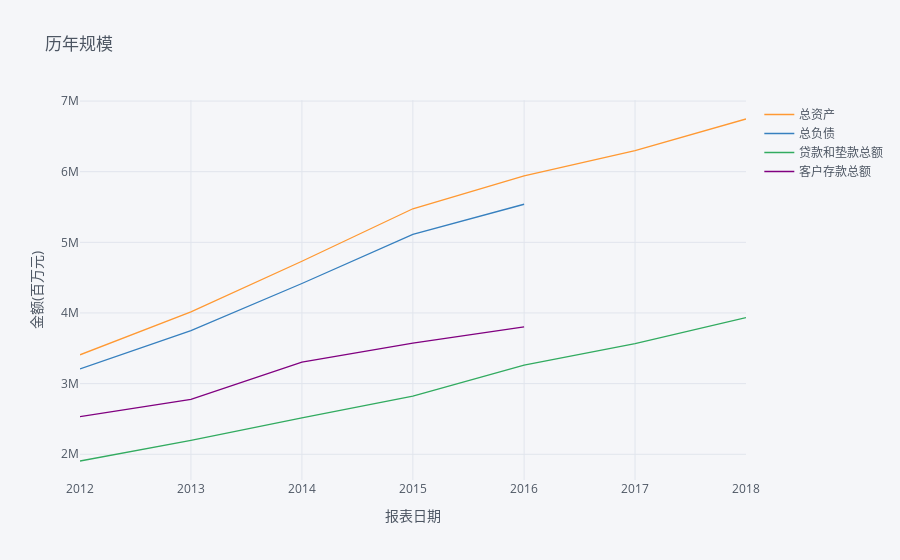

Here is the notebook cell this chart was saved with:
### Markdown cell above
本文根据对招商银行定期披露报告数据分析，研究招商银行的投资价值。按照报告披露频度，本文每季度更新一次。

### Code cell
# stks1 = ['工商银行','农业银行','中国银行','建设银行','交通银行']
# stks2 = ['招商银行','上海浦东发展银行','兴业银行','民生银行', '中信银行', '平安银行']
# stks3 = ['光大银行','华夏银行','广东发展银行','平安银行']
import pandas as pd
import numpy as np
# import plotly.graph_objs as go
import cufflinks as cf
cf.set_config_file(offline=True, offline_link_text='', offline_show_link=False)
cf.set_config_file(sharing='public',theme='pearl',offline=True)
# date range for filter columns
year = pd.date_range('20121231', '20181231', freq='A')
half_year = pd.date_range('20121231', '20190630', freq='2Q')

data_file = "http://dataframe.oss-cn-beijing.aliyuncs.com/banks.xlsx"
sheet_name = '招商银行'
data = pd.read_excel(data_file, sheet_name=None, index_col=0)
df = data['招商银行']
df.columns = pd.to_datetime(df.columns, format='%Y%m%d')

years = pd.date_range('20121231', '20181231', freq='A')
pd.set_option('display.precision', 2)

inds = ['总资产','总负债', '贷款和垫款总额', '客户存款总额']
# p1 = TimeSeries(df.loc[:, inds] / 100, y=inds, xlabel='', ylabel='', title='资产负债规模') # 将单位换算成亿元
# p2 = TimeSeries(df.loc[:, inds].pct_change() * 100, y=inds, xlabel='',ylabel='', title='资产负债规模增速')

fig = df.T.loc[years, inds].iplot(asFigure=True, xTitle='报表日期', yTitle='金额(百万元)', title='历年规模')
fig['layout']['xaxis']['tickvals'] = years
fig['layout']['xaxis']['ticktext'] = years.year
cf.iplot(fig)

### Figure 1 — Plotly figure (JSON) as saved in the notebook; plotly's stock layout.template omitted (floating-point values rounded to 4 significant figures)
{"data": [{"line": {"color": "rgba(255, 153, 51, 1.0)", "dash": "solid", "shape": "linear", "width": 1.3}, "mode": "lines", "name": "总资产", "text": "", "type": "scatter", "x": ["2012-12-31", "2013-12-31", "2014-12-31", "2015-12-31", "2016-12-31", "2017-12-31", "2018-12-31"], "y": [3408099, 4016399, 4731829, 5474978, 5942311, 6297638, 6745729]}, {"line": {"color": "rgba(55, 128, 191, 1.0)", "dash": "solid", "shape": "linear", "width": 1.3}, "mode": "lines", "name": "总负债", "text": "", "type": "scatter", "x": ["2012-12-31", "2013-12-31", "2014-12-31", "2015-12-31", "2016-12-31", "2017-12-31", "2018-12-31"], "y": [3207698, 3750443, 4416769, 5113220, 5538949, "", 6202124]}, {"line": {"color": "rgba(50, 171, 96, 1.0)", "dash": "solid", "shape": "linear", "width": 1.3}, "mode": "lines", "name": "贷款和垫款总额", "text": "", "type": "scatter", "x": ["2012-12-31", "2013-12-31", "2014-12-31", "2015-12-31", "2016-12-31", "2017-12-31", "2018-12-31"], "y": [1904463, 2197094, 2513919, 2824286, 3261681, 3565044, 3933034]}, {"line": {"color": "rgba(128, 0, 128, 1.0)", "dash": "solid", "shape": "linear", "width": 1.3}, "mode": "lines", "name": "客户存款总额", "text": "", "type": "scatter", "x": ["2012-12-31", "2013-12-31", "2014-12-31", "2015-12-31", "2016-12-31", "2017-12-31", "2018-12-31"], "y": [2532444, 2775276, 3304438, 3571698, 3802049, "", 4400674]}], "layout": {"legend": {"bgcolor": "#F5F6F9", "font": {"color": "#4D5663"}}, "paper_bgcolor": "#F5F6F9", "plot_bgcolor": "#F5F6F9", "title": {"font": {"color": "#4D5663"}, "text": "历年规模"}, "xaxis": {"gridcolor": "#E1E5ED", "showgrid": true, "tickfont": {"color": "#4D5663"}, "ticktext": [2012, 2013, 2014, 2015, 2016, 2017, 2018], "tickvals": ["2012-12-31T00:00:00", "2013-12-31T00:00:00", "2014-12-31T00:00:00", "2015-12-31T00:00:00", "2016-12-31T00:00:00", "2017-12-31T00:00:00", "2018-12-31T00:00:00"], "title": {"font": {"color": "#4D5663"}, "text": "报表日期"}, "zerolinecolor": "#E1E5ED"}, "yaxis": {"gridcolor": "#E1E5ED", "showgrid": true, "tickfont": {"color": "#4D5663"}, "title": {"font": {"color": "#4D5663"}, "text": "金额(百万元)"}, "zerolinecolor": "#E1E5ED"}}}
